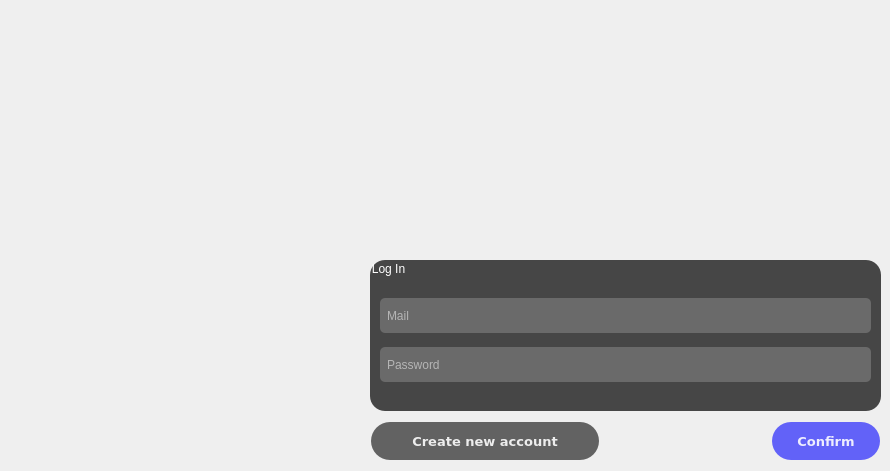
      <widget class="QWidget" name="Page_login">
       <property name="styleSheet">
        <string notr="true">#Page_login{
	border-image: url(:/bg/login.jpg);
}

QGroupBox {
border-radius:15px;
background-color: rgb(0, 0, 0,180); 
color: rgb(255, 255, 255);
font: 14pt &quot;Verdana&quot;;
}

QLineEdit{
border-radius:5px;
padding-left: 5px;
background-color: rgb(255, 255, 255,50);
font: 10pt &quot;Verdana&quot;;
color: rgb(255, 255, 255);
}

QLineEdit:hover{
border-radius:5px;
padding-left: 5px;
background-color: rgb(255, 255, 255,70);
font: 10pt &quot;Verdana&quot;;
color: rgb(255, 255, 255);
}



QPushButton {
border: 2px solid transparent;
border-radius: 20px;
color: rgb(255, 255, 255,225);
background-color: rgb(0, 0, 0,150);
}

QPushButton:hover{
border: 2px solid transparent;
border-radius: 20px;
color: rgb(255, 255, 255);
background-color: qlineargradient(spread:pad, x1:0.497, y1:0.0511364, x2:0.503, y2:1, stop:0.39801 rgba(0, 0, 0, 180), stop:1 blue);
}



</string>
       </property>
       <widget class="QGroupBox" name="LoginGroupbox">
        <property name="geometry">
         <rect>
          <x>370</x>
          <y>260</y>
          <width>511</width>
          <height>151</height>
         </rect>
        </property>
        <property name="minimumSize">
         <size>
          <width>511</width>
          <height>151</height>
         </size>
        </property>
        <property name="maximumSize">
         <size>
          <width>511</width>
          <height>151</height>
         </size>
        </property>
        <property name="styleSheet">
         <string notr="true">#LoginGroupbox{
background-color: rgb(0, 0, 0,180); 
color: rgb(255, 255, 255);
font: 14pt &quot;Verdana&quot;;
}


</string>
        </property>
        <property name="title">
         <string>Log In</string>
        </property>
        <widget class="QWidget" name="verticalLayoutWidget_2">
         <property name="geometry">
          <rect>
           <x>10</x>
           <y>30</y>
           <width>491</width>
           <height>101</height>
          </rect>
         </property>
         <layout class="QVBoxLayout" name="login_layout">
          <item>
           <widget class="QLineEdit" name="login_input_mail">
            <property name="minimumSize">
             <size>
              <width>0</width>
              <height>35</height>
             </size>
            </property>
            <property name="styleSheet">
             <string notr="true"/>
            </property>
            <property name="text">
             <string/>
            </property>
            <property name="maxLength">
             <number>45</number>
            </property>
            <property name="placeholderText">
             <string>Mail</string>
            </property>
           </widget>
          </item>
          <item>
           <widget class="QLineEdit" name="login_input_pasword">
            <property name="minimumSize">
             <size>
              <width>0</width>
              <height>35</height>
             </size>
            </property>
            <property name="styleSheet">
             <string notr="true"/>
            </property>
            <property name="maxLength">
             <number>20</number>
            </property>
            <property name="echoMode">
             <enum>QLineEdit::Password</enum>
            </property>
            <property name="placeholderText">
             <string>Password</string>
            </property>
           </widget>
          </item>
         </layout>
        </widget>
       </widget>
       <widget class="QWidget" name="">
        <property name="geometry">
         <rect>
          <x>370</x>
          <y>420</y>
          <width>511</width>
          <height>42</height>
         </rect>
        </property>
        <layout class="QHBoxLayout" name="horizontalLayout_2">
         <item>
          <widget class="QPushButton" name="button_back_signup">
           <property name="minimumSize">
            <size>
             <width>230</width>
             <height>40</height>
            </size>
           </property>
           <property name="maximumSize">
            <size>
             <width>230</width>
             <height>40</height>
            </size>
           </property>
           <property name="font">
            <font>
             <family>Verdana</family>
             <pointsize>10</pointsize>
             <weight>75</weight>
             <bold>true</bold>
            </font>
           </property>
           <property name="cursor">
            <cursorShape>PointingHandCursor</cursorShape>
           </property>
           <property name="styleSheet">
            <string notr="true"/>
           </property>
           <property name="text">
            <string>Create new account</string>
           </property>
          </widget>
         </item>
         <item>
          <spacer name="horizontalSpacer_2">
           <property name="orientation">
            <enum>Qt::Horizontal</enum>
           </property>
           <property name="sizeHint" stdset="0">
            <size>
             <width>40</width>
             <height>20</height>
            </size>
           </property>
          </spacer>
         </item>
         <item>
          <widget class="QPushButton" name="button_login_confirm">
           <property name="minimumSize">
            <size>
             <width>110</width>
             <height>40</height>
            </size>
           </property>
           <property name="maximumSize">
            <size>
             <width>110</width>
             <height>40</height>
            </size>
           </property>
           <property name="font">
            <font>
             <family>Verdana</family>
             <pointsize>10</pointsize>
             <weight>75</weight>
             <bold>true</bold>
            </font>
           </property>
           <property name="cursor">
            <cursorShape>PointingHandCursor</cursorShape>
           </property>
           <property name="styleSheet">
            <string notr="true">#button_login_confirm{
background-color: rgb(0,0,255,150)
}

#button_login_confirm:hover{
background-color: rgb(0,0,255,180);
color: white;
}</string>
           </property>
           <property name="text">
            <string>Confirm</string>
           </property>
           <property name="shortcut">
            <string>Return</string>
           </property>
          </widget>
         </item>
        </layout>
       </widget>
      </widget>
